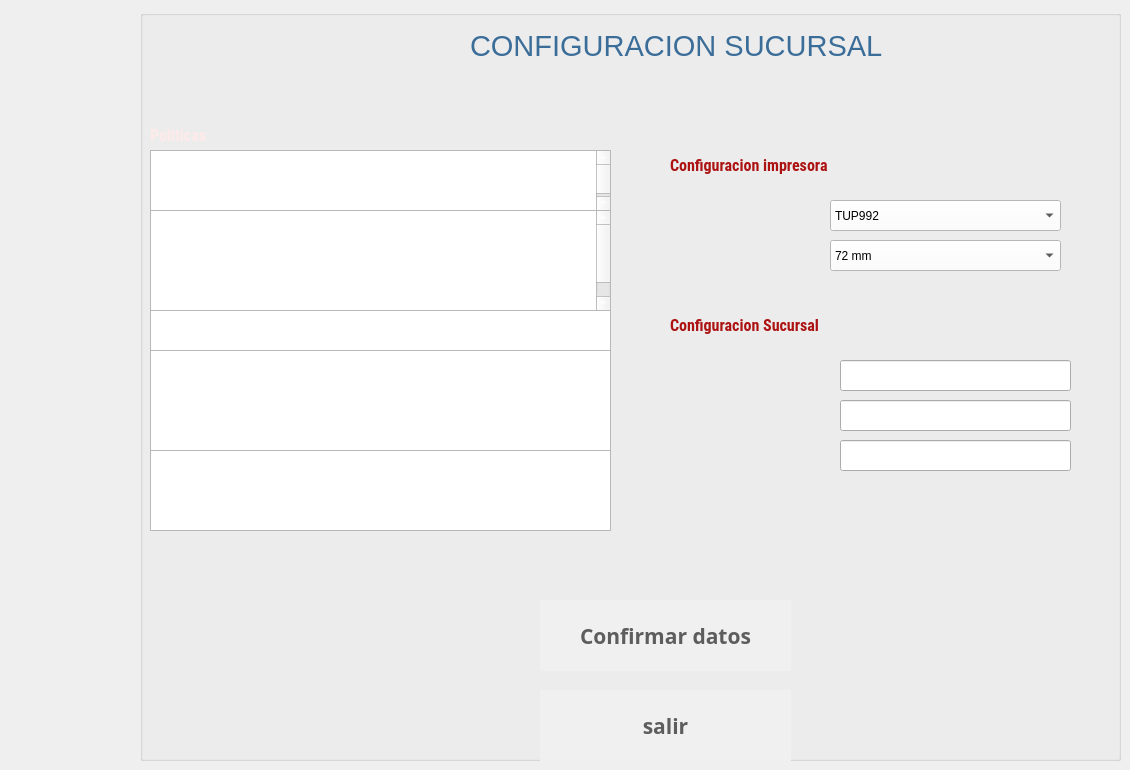
   <widget class="QWidget" name="page_12">
    <widget class="QGroupBox" name="groupBox_8">
     <property name="geometry">
      <rect>
       <x>140</x>
       <y>10</y>
       <width>981</width>
       <height>751</height>
      </rect>
     </property>
     <property name="title">
      <string/>
     </property>
     <widget class="QPushButton" name="bsalirsucursal">
      <property name="geometry">
       <rect>
        <x>400</x>
        <y>680</y>
        <width>251</width>
        <height>71</height>
       </rect>
      </property>
      <property name="font">
       <font>
        <family>Ubuntu Mono</family>
        <pointsize>16</pointsize>
        <weight>75</weight>
        <italic>false</italic>
        <bold>true</bold>
        <underline>false</underline>
       </font>
      </property>
      <property name="toolTip">
       <string>Ayuda</string>
      </property>
      <property name="whatsThis">
       <string extracomment="help"/>
      </property>
      <property name="styleSheet">
       <string notr="true">background-color:rgb(240, 240, 240);
color:rgb(93, 93, 93);
border-radius:80%</string>
      </property>
      <property name="text">
       <string>salir</string>
      </property>
      <property name="icon">
       <iconset>
        <normaloff>../../../../../../cajsSATELITE/eum/app/cajeroF/iconos/fb5.png</normaloff>../../../../../../cajsSATELITE/eum/app/cajeroF/iconos/fb5.png</iconset>
      </property>
      <property name="iconSize">
       <size>
        <width>40</width>
        <height>40</height>
       </size>
      </property>
      <property name="toolTipDuration" stdset="0">
       <number>3</number>
      </property>
     </widget>
     <widget class="QPushButton" name="bguardar">
      <property name="geometry">
       <rect>
        <x>400</x>
        <y>590</y>
        <width>251</width>
        <height>71</height>
       </rect>
      </property>
      <property name="font">
       <font>
        <family>Ubuntu Mono</family>
        <pointsize>16</pointsize>
        <weight>75</weight>
        <italic>false</italic>
        <bold>true</bold>
        <underline>false</underline>
       </font>
      </property>
      <property name="toolTip">
       <string>Ayuda</string>
      </property>
      <property name="whatsThis">
       <string extracomment="help"/>
      </property>
      <property name="styleSheet">
       <string notr="true">background-color:rgb(240, 240, 240);
color:rgb(93, 93, 93);
border-radius:80%</string>
      </property>
      <property name="text">
       <string>Confirmar datos</string>
      </property>
      <property name="icon">
       <iconset>
        <normaloff>../../../../../../cajsSATELITE/eum/app/cajeroF/iconos/fl.png</normaloff>../../../../../../cajsSATELITE/eum/app/cajeroF/iconos/fl.png</iconset>
      </property>
      <property name="iconSize">
       <size>
        <width>40</width>
        <height>40</height>
       </size>
      </property>
      <property name="toolTipDuration" stdset="0">
       <number>3</number>
      </property>
     </widget>
     <widget class="QLabel" name="ltime_54">
      <property name="geometry">
       <rect>
        <x>330</x>
        <y>20</y>
        <width>491</width>
        <height>31</height>
       </rect>
      </property>
      <property name="font">
       <font>
        <family>Segoe UI</family>
        <pointsize>22</pointsize>
        <weight>50</weight>
        <italic>false</italic>
        <bold>false</bold>
       </font>
      </property>
      <property name="styleSheet">
       <string notr="true">background-color:transparent;
color:rgb(59, 109, 153);

</string>
      </property>
      <property name="text">
       <string>CONFIGURACION SUCURSAL</string>
      </property>
     </widget>
     <widget class="QComboBox" name="cimpresora2">
      <property name="geometry">
       <rect>
        <x>690</x>
        <y>190</y>
        <width>231</width>
        <height>31</height>
       </rect>
      </property>
      <property name="styleSheet">
       <string notr="true">background-color:rgb(255, 255, 255)</string>
      </property>
      <item>
       <property name="text">
        <string>TUP992</string>
       </property>
      </item>
      <item>
       <property name="text">
        <string>EPSON T88V</string>
       </property>
      </item>
     </widget>
     <widget class="QLineEdit" name="lno">
      <property name="geometry">
       <rect>
        <x>700</x>
        <y>350</y>
        <width>231</width>
        <height>31</height>
       </rect>
      </property>
      <property name="styleSheet">
       <string notr="true">color:white;</string>
      </property>
     </widget>
     <widget class="QLabel" name="ltime_23">
      <property name="geometry">
       <rect>
        <x>530</x>
        <y>230</y>
        <width>161</width>
        <height>31</height>
       </rect>
      </property>
      <property name="font">
       <font>
        <family>Roboto</family>
        <pointsize>12</pointsize>
        <weight>50</weight>
        <italic>false</italic>
        <bold>false</bold>
       </font>
      </property>
      <property name="styleSheet">
       <string notr="true">background-color:transparent;
color:rgb(236, 236, 236);
</string>
      </property>
      <property name="text">
       <string>Ancho de papel</string>
      </property>
     </widget>
     <widget class="QTextEdit" name="Lp1">
      <property name="geometry">
       <rect>
        <x>10</x>
        <y>140</y>
        <width>461</width>
        <height>61</height>
       </rect>
      </property>
      <property name="styleSheet">
       <string notr="true">color:white</string>
      </property>
      <property name="html">
       <string>&lt;!DOCTYPE HTML PUBLIC &quot;-//W3C//DTD HTML 4.0//EN&quot; &quot;http://www.w3.org/TR/REC-html40/strict.dtd&quot;&gt;
&lt;html&gt;&lt;head&gt;&lt;meta name=&quot;qrichtext&quot; content=&quot;1&quot; /&gt;&lt;style type=&quot;text/css&quot;&gt;
p, li { white-space: pre-wrap; }
&lt;/style&gt;&lt;/head&gt;&lt;body style=&quot; font-family:'Roboto'; font-size:12pt; font-weight:200; font-style:normal;&quot;&gt;
&lt;p style=&quot; margin-top:0px; margin-bottom:0px; margin-left:0px; margin-right:0px; -qt-block-indent:0; text-indent:0px;&quot;&gt; Su propina nos ayuda a pagar el seguro por robo total del vehiculo.&lt;/p&gt;
&lt;p style=&quot;-qt-paragraph-type:empty; margin-top:0px; margin-bottom:0px; margin-left:0px; margin-right:0px; -qt-block-indent:0; text-indent:0px;&quot;&gt;&lt;br /&gt;&lt;/p&gt;&lt;/body&gt;&lt;/html&gt;</string>
      </property>
     </widget>
     <widget class="QLabel" name="ltime_29">
      <property name="geometry">
       <rect>
        <x>530</x>
        <y>300</y>
        <width>271</width>
        <height>31</height>
       </rect>
      </property>
      <property name="font">
       <font>
        <family>Roboto Condensed</family>
        <pointsize>12</pointsize>
        <weight>75</weight>
        <italic>false</italic>
        <bold>true</bold>
       </font>
      </property>
      <property name="styleSheet">
       <string notr="true">background-color:transparent;
color:rgb(172, 18, 18);
</string>
      </property>
      <property name="text">
       <string>Configuracion Sucursal</string>
      </property>
     </widget>
     <widget class="QLineEdit" name="llo">
      <property name="geometry">
       <rect>
        <x>700</x>
        <y>390</y>
        <width>231</width>
        <height>31</height>
       </rect>
      </property>
      <property name="styleSheet">
       <string notr="true">color:white;</string>
      </property>
     </widget>
     <widget class="QLabel" name="ltime_33">
      <property name="geometry">
       <rect>
        <x>10</x>
        <y>110</y>
        <width>101</width>
        <height>31</height>
       </rect>
      </property>
      <property name="font">
       <font>
        <family>Roboto Condensed</family>
        <pointsize>12</pointsize>
        <weight>75</weight>
        <italic>false</italic>
        <bold>true</bold>
       </font>
      </property>
      <property name="styleSheet">
       <string notr="true">background-color:transparent;
color:rgb(255, 234, 234)
</string>
      </property>
      <property name="text">
       <string>Politicas</string>
      </property>
     </widget>
     <widget class="QTextEdit" name="Lp2">
      <property name="geometry">
       <rect>
        <x>10</x>
        <y>200</y>
        <width>461</width>
        <height>101</height>
       </rect>
      </property>
      <property name="styleSheet">
       <string notr="true">color:white</string>
      </property>
      <property name="html">
       <string>&lt;!DOCTYPE HTML PUBLIC &quot;-//W3C//DTD HTML 4.0//EN&quot; &quot;http://www.w3.org/TR/REC-html40/strict.dtd&quot;&gt;
&lt;html&gt;&lt;head&gt;&lt;meta name=&quot;qrichtext&quot; content=&quot;1&quot; /&gt;&lt;style type=&quot;text/css&quot;&gt;
p, li { white-space: pre-wrap; }
&lt;/style&gt;&lt;/head&gt;&lt;body style=&quot; font-family:'Roboto'; font-size:12pt; font-weight:200; font-style:normal;&quot;&gt;
&lt;p style=&quot; margin-top:0px; margin-bottom:0px; margin-left:0px; margin-right:0px; -qt-block-indent:0; text-indent:0px;&quot;&gt; La empresa no se hace responsable por objetos&lt;/p&gt;
&lt;p style=&quot; margin-top:0px; margin-bottom:0px; margin-left:0px; margin-right:0px; -qt-block-indent:0; text-indent:0px;&quot;&gt; personales,fallas mecanicas  y/o  electricas,&lt;/p&gt;
&lt;p style=&quot; margin-top:0px; margin-bottom:0px; margin-left:0px; margin-right:0px; -qt-block-indent:0; text-indent:0px;&quot;&gt; siniestros ocasionados por derrumbes,temblores,&lt;/p&gt;
&lt;p style=&quot; margin-top:0px; margin-bottom:0px; margin-left:0px; margin-right:0px; -qt-block-indent:0; text-indent:0px;&quot;&gt; terremotos o fenomenos naturales,asi como robo&lt;/p&gt;
&lt;p style=&quot; margin-top:0px; margin-bottom:0px; margin-left:0px; margin-right:0px; -qt-block-indent:0; text-indent:0px;&quot;&gt; de accesorios o vandalismo en su vehiculo o &lt;/p&gt;
&lt;p style=&quot; margin-top:0px; margin-bottom:0px; margin-left:0px; margin-right:0px; -qt-block-indent:0; text-indent:0px;&quot;&gt; robo con violencia y portador de arma de fuego. &lt;/p&gt;&lt;/body&gt;&lt;/html&gt;</string>
      </property>
     </widget>
     <widget class="QComboBox" name="cpapel2">
      <property name="geometry">
       <rect>
        <x>690</x>
        <y>230</y>
        <width>231</width>
        <height>31</height>
       </rect>
      </property>
      <property name="styleSheet">
       <string notr="true">background-color:rgb(255, 255, 255)</string>
      </property>
      <item>
       <property name="text">
        <string>72 mm</string>
       </property>
      </item>
      <item>
       <property name="text">
        <string>80 mm</string>
       </property>
      </item>
      <item>
       <property name="text">
        <string>104 mm</string>
       </property>
      </item>
     </widget>
     <widget class="QLineEdit" name="le">
      <property name="geometry">
       <rect>
        <x>700</x>
        <y>430</y>
        <width>231</width>
        <height>31</height>
       </rect>
      </property>
      <property name="styleSheet">
       <string notr="true">color:white;</string>
      </property>
     </widget>
     <widget class="QLabel" name="ltime_25">
      <property name="geometry">
       <rect>
        <x>540</x>
        <y>390</y>
        <width>161</width>
        <height>31</height>
       </rect>
      </property>
      <property name="font">
       <font>
        <family>Roboto</family>
        <pointsize>12</pointsize>
        <weight>50</weight>
        <italic>false</italic>
        <bold>false</bold>
       </font>
      </property>
      <property name="styleSheet">
       <string notr="true">background-color:transparent;
color:rgb(236, 236, 236);
</string>
      </property>
      <property name="text">
       <string>Localidad</string>
      </property>
     </widget>
     <widget class="QLabel" name="ltime_28">
      <property name="geometry">
       <rect>
        <x>530</x>
        <y>140</y>
        <width>311</width>
        <height>31</height>
       </rect>
      </property>
      <property name="font">
       <font>
        <family>Roboto Condensed</family>
        <pointsize>12</pointsize>
        <weight>75</weight>
        <italic>false</italic>
        <bold>true</bold>
       </font>
      </property>
      <property name="styleSheet">
       <string notr="true">background-color:transparent;
color:rgb(172, 18, 18);
</string>
      </property>
      <property name="text">
       <string>Configuracion impresora</string>
      </property>
     </widget>
     <widget class="QTextEdit" name="Lp3">
      <property name="geometry">
       <rect>
        <x>10</x>
        <y>300</y>
        <width>461</width>
        <height>41</height>
       </rect>
      </property>
      <property name="styleSheet">
       <string notr="true">color:white</string>
      </property>
      <property name="html">
       <string>&lt;!DOCTYPE HTML PUBLIC &quot;-//W3C//DTD HTML 4.0//EN&quot; &quot;http://www.w3.org/TR/REC-html40/strict.dtd&quot;&gt;
&lt;html&gt;&lt;head&gt;&lt;meta name=&quot;qrichtext&quot; content=&quot;1&quot; /&gt;&lt;style type=&quot;text/css&quot;&gt;
p, li { white-space: pre-wrap; }
&lt;/style&gt;&lt;/head&gt;&lt;body style=&quot; font-family:'Roboto'; font-size:12pt; font-weight:200; font-style:normal;&quot;&gt;
&lt;p style=&quot; margin-top:0px; margin-bottom:0px; margin-left:0px; margin-right:0px; -qt-block-indent:0; text-indent:0px;&quot;&gt; Despues de 2hrs $10.00 pesos la hora o fraccion.&lt;/p&gt;&lt;/body&gt;&lt;/html&gt;</string>
      </property>
     </widget>
     <widget class="QLabel" name="ltime_22">
      <property name="geometry">
       <rect>
        <x>530</x>
        <y>190</y>
        <width>141</width>
        <height>31</height>
       </rect>
      </property>
      <property name="font">
       <font>
        <family>Roboto</family>
        <pointsize>12</pointsize>
        <weight>50</weight>
        <italic>false</italic>
        <bold>false</bold>
       </font>
      </property>
      <property name="styleSheet">
       <string notr="true">background-color:transparent;
color:rgb(236, 236, 236);
</string>
      </property>
      <property name="text">
       <string>Impresora</string>
      </property>
     </widget>
     <widget class="QLabel" name="ltime_26">
      <property name="geometry">
       <rect>
        <x>540</x>
        <y>430</y>
        <width>161</width>
        <height>31</height>
       </rect>
      </property>
      <property name="font">
       <font>
        <family>Roboto</family>
        <pointsize>12</pointsize>
        <weight>50</weight>
        <italic>false</italic>
        <bold>false</bold>
       </font>
      </property>
      <property name="styleSheet">
       <string notr="true">background-color:transparent;
color:rgb(236, 236, 236);
</string>
      </property>
      <property name="text">
       <string>Entrada</string>
      </property>
     </widget>
     <widget class="QLabel" name="ltime_24">
      <property name="geometry">
       <rect>
        <x>540</x>
        <y>350</y>
        <width>161</width>
        <height>31</height>
       </rect>
      </property>
      <property name="font">
       <font>
        <family>Roboto</family>
        <pointsize>12</pointsize>
        <weight>50</weight>
        <italic>false</italic>
        <bold>false</bold>
       </font>
      </property>
      <property name="styleSheet">
       <string notr="true">background-color:transparent;
color:rgb(236, 236, 236);
</string>
      </property>
      <property name="text">
       <string>Sucursal</string>
      </property>
     </widget>
     <widget class="QTextEdit" name="Lp4">
      <property name="geometry">
       <rect>
        <x>10</x>
        <y>340</y>
        <width>461</width>
        <height>101</height>
       </rect>
      </property>
      <property name="styleSheet">
       <string notr="true">color:white</string>
      </property>
      <property name="html">
       <string>&lt;!DOCTYPE HTML PUBLIC &quot;-//W3C//DTD HTML 4.0//EN&quot; &quot;http://www.w3.org/TR/REC-html40/strict.dtd&quot;&gt;
&lt;html&gt;&lt;head&gt;&lt;meta name=&quot;qrichtext&quot; content=&quot;1&quot; /&gt;&lt;style type=&quot;text/css&quot;&gt;
p, li { white-space: pre-wrap; }
&lt;/style&gt;&lt;/head&gt;&lt;body style=&quot; font-family:'Roboto'; font-size:12pt; font-weight:200; font-style:normal;&quot;&gt;
&lt;p style=&quot; margin-top:0px; margin-bottom:0px; margin-left:0px; margin-right:0px; -qt-block-indent:0; text-indent:0px;&quot;&gt; Por robo total de acuerdo a los terminos  del&lt;/p&gt;
&lt;p style=&quot; margin-top:0px; margin-bottom:0px; margin-left:0px; margin-right:0px; -qt-block-indent:0; text-indent:0px;&quot;&gt; seguro contratado.Boleto Perdido.Se entregara&lt;/p&gt;
&lt;p style=&quot; margin-top:0px; margin-bottom:0px; margin-left:0px; margin-right:0px; -qt-block-indent:0; text-indent:0px;&quot;&gt; el  vehiculo  a quien acredite la  propiedad.&lt;/p&gt;&lt;/body&gt;&lt;/html&gt;</string>
      </property>
     </widget>
     <widget class="QTextEdit" name="Lp5">
      <property name="geometry">
       <rect>
        <x>10</x>
        <y>440</y>
        <width>461</width>
        <height>81</height>
       </rect>
      </property>
      <property name="styleSheet">
       <string notr="true">color:white</string>
      </property>
      <property name="html">
       <string>&lt;!DOCTYPE HTML PUBLIC &quot;-//W3C//DTD HTML 4.0//EN&quot; &quot;http://www.w3.org/TR/REC-html40/strict.dtd&quot;&gt;
&lt;html&gt;&lt;head&gt;&lt;meta name=&quot;qrichtext&quot; content=&quot;1&quot; /&gt;&lt;style type=&quot;text/css&quot;&gt;
p, li { white-space: pre-wrap; }
&lt;/style&gt;&lt;/head&gt;&lt;body style=&quot; font-family:'Roboto'; font-size:12pt; font-weight:200; font-style:normal;&quot;&gt;
&lt;p style=&quot; margin-top:0px; margin-bottom:0px; margin-left:0px; margin-right:0px; -qt-block-indent:0; text-indent:0px;&quot;&gt; Costo del boleto perdido es de $100 &lt;/p&gt;
&lt;p style=&quot; margin-top:0px; margin-bottom:0px; margin-left:0px; margin-right:0px; -qt-block-indent:0; text-indent:0px;&quot;&gt; Al recibir este boleto acepta las condiciones&lt;/p&gt;
&lt;p style=&quot; margin-top:0px; margin-bottom:0px; margin-left:0px; margin-right:0px; -qt-block-indent:0; text-indent:0px;&quot;&gt; del seguro contra robo total.&lt;/p&gt;&lt;/body&gt;&lt;/html&gt;</string>
      </property>
     </widget>
    </widget>
   </widget>
